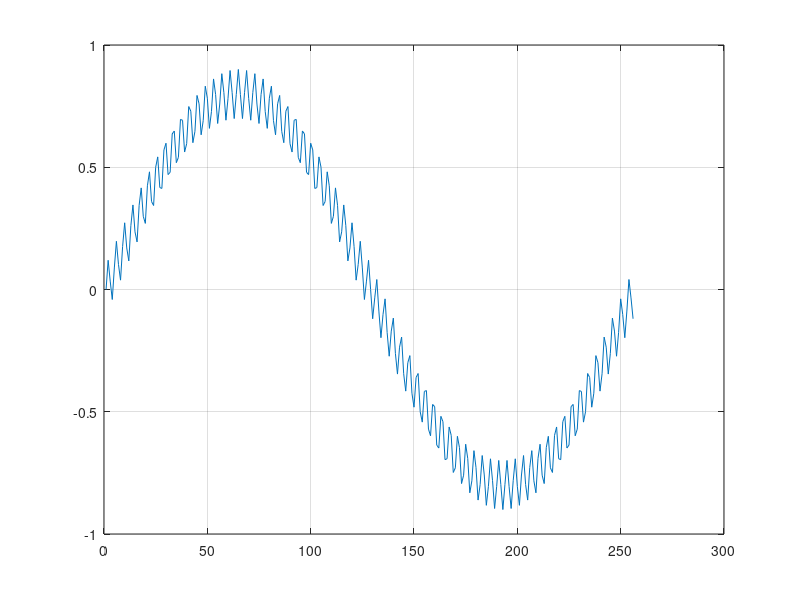

MATLAB code for this plot: (Note: this script raises an error after producing the figure.)
%------------------------------------------------------------------------------
% Sine LUT generator
%------------------------------------------------------------------------------
% Author: Fernando Ojeda L.
%------------------------------------------------------------------------------
% Description:
%------------------------------------------------------------------------------
% Sine wave implemented in fixed point Q15 format, 16 bits
% 1 sign + 15 fractional bits 
% 
% Signals are generated with double precision values, thus when fitting into 
% 16-bit value registers, the signal values need to be rounded to reduce the 
% quantization error
%
% Remember Matlab is column major and index = 1
%-------------------------------------------------------------------------------

clc;
clear;

N = 1200;
Fs = 1000;
t = (0:N-1)/Fs;

sigma = 0.01;
rng('default')

y4 = chirp(t,100,1,300)+sigma*randn(size(t));  % Chirp signal

y1    = 0.8*sin(2*pi*(1/256)*(0:255));         % low frequency 256-sine
y2    = 0.1*sin(2*pi*(65/256)*(0:255));        % high frequency 256-sine

% select output signal 
y = y1+y2;

plot(y);
grid;

% Signal quantization
bits = 16;
yq   = round(y*2^(bits-1))/(2^(bits-1));       % Round the integer value to reduce quantization noise  
q    = quantizer([16 14]);                     % [wordlength fractionlength], [sign(1) integer(1) fraction(14)] 

% Convert to binary format
for i = 1:256
  b(i)   = str2double(num2bin(q,yq(i)));
end

% Add index [0:255] row 
A = [0:255; b];


% Print to a text file in verilog format
fileID = fopen('sinLUT.txt','w');              % File needs to ve located in a valid Matlab path
 
fprintf(fileID,'module sin_LUT \n');
fprintf(fileID,'( \n');
fprintf(fileID,' input   enable, \n');
fprintf(fileID,' input   clk, \n');
fprintf(fileID,' input   [%1d:0] index, \n',16);
fprintf(fileID,' output  reg  [%1d:0] sine, \n',bits-1);
fprintf(fileID,'); \n\n');


fprintf(fileID,'always @(posedge CLK)\n');
fprintf(fileID,' if (enable) \n');
fprintf(fileID,'   case (index) \n');
             
fprintf(fileID,'     8''d%3d : chirp <= 16''b%16.0f;  \n', A);  % convert to fixed point %16.0f,   '' = '
fprintf(fileID,'   endcase\n');
fprintf(fileID,'endmodule\n');
fclose(fileID);
